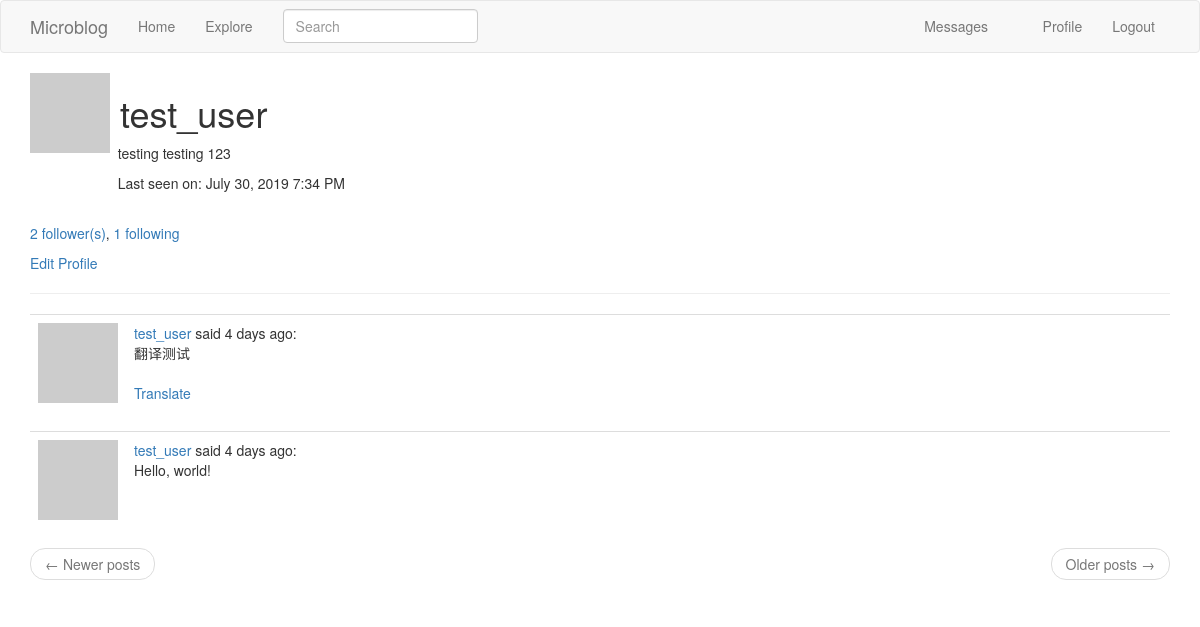
The app's page /user/test_user (signed in), older data.
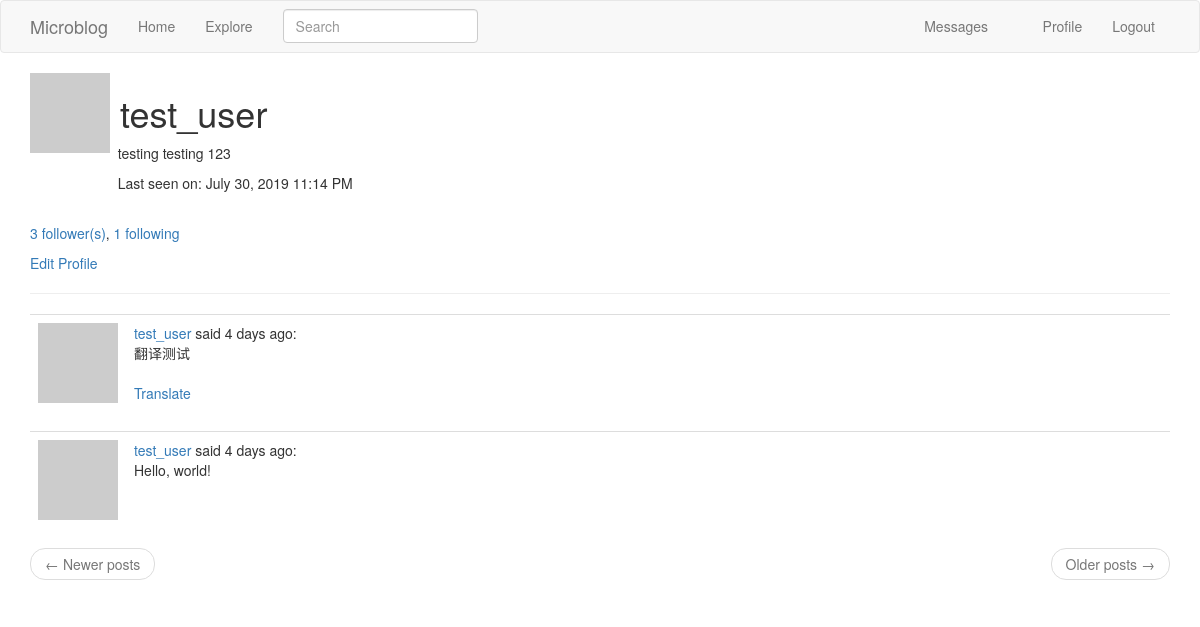
The same page, newer data.
### app/models.py (models this page shows, shortened)
class PaginatedAPIMixin(object):
    @staticmethod
    def to_collection_dict(query, page, per_page, endpoint, **kwargs):
        resources = query.paginate(page, per_page, False)
        data = {
            'items': [item.to_dict() for item in resources.items],
            '_meta': {
                'page': page,
                'per_page': per_page,
                'total_pages': resources.pages,
                'total_items': resources.total
            },
            '_links': {
                'self': url_for(endpoint, page=page, per_page=per_page, **kwargs),
                'next': url_for(endpoint, page=page+1, per_page=per_page, **kwargs) if resources.has_next else None,
                'prev': url_for(endpoint, page=page-1, per_page=per_page, **kwargs) if resources.has_prev else None
            }
        }
        return data

class User(UserMixin, PaginatedAPIMixin, db.Model):
    id = db.Column(db.Integer, primary_key=True)
    username = db.Column(db.String(64), index=True, unique=True)
    email = db.Column(db.String(120), index=True, unique=True)
    about_me = db.Column(db.String(140))
    last_seen = db.Column(db.DateTime, default=datetime.utcnow)
    password_hash = db.Column(db.String(128))
    posts = db.relationship('Post', backref='author', lazy='dynamic')
    followed = db.relationship('User', secondary=followers, primaryjoin=(followers.c.follower_id == id),
                               secondaryjoin=(followers.c.followed_id == id),
                               backref=db.backref('followers', lazy='dynamic'), lazy='dynamic')
    messages_sent = db.relationship('Message', foreign_keys='Message.sender_id',backref='author', lazy='dynamic')
    messages_received = db.relationship('Message', foreign_keys='Message.recipient_id', backref='recipient',
                                        lazy='dynamic')
    last_message_read_time = db.Column(db.DateTime)
    notifications = db.relationship('Notification', backref='user', lazy='dynamic')
    api_token = db.Column(db.String(32), index=True, unique=True)
    api_token_expiration = db.Column(db.DateTime)
    @login.user_loader
    def load_user(id):
        return User.query.get(int(id))
    def avatar(self, size):
        digest = md5(self.email.lower().encode('utf-8')).hexdigest()
        return 'https://www.gravatar.com/avatar/{}?d=identicon&s={}'.format(digest, size)
    def new_messages(self):
        last_read_time = self.last_message_read_time or datetime(1900, 1, 1)
        return Message.query.filter_by(recipient=self).filter(Message.timestamp > last_read_time).count()

### app/main/routes.py (the view, shortened to what this page needs)
@bp.route('/user/<username>', methods=['GET', 'POST'])
@login_required
def user_profile(username):
    user = User.query.filter_by(username=username).first_or_404()
    page = request.args.get('page', 1, type=int)
    posts = user.posts.order_by(Post.timestamp.desc()).paginate(page, current_app.config['POSTS_PER_PAGE'], False)
    next_url = url_for('main.user_profile', username=user.username, page=posts.next_num) if posts.has_next else None
    prev_url = url_for('main.user_profile', username=user.username, page=posts.prev_num) if posts.has_prev else None
    form = MessageForm()
    return render_template('user_profile.html', user=user, posts=posts.items, next_url=next_url, prev_url=prev_url,
                           form=form)

### app/main/forms.py
class SearchForm(FlaskForm):
    q = StringField(_l('Search'), validators=[DataRequired()])
    def __init__(self, *args, **kwargs):
        if 'formdata' not in kwargs:
            kwargs['formdata'] = request.args
        if 'csrf_enabled' not in kwargs:
            kwargs['csrf_enabled'] = False
        super(SearchForm, self).__init__(*args, **kwargs)

class MessageForm(FlaskForm):
    message = TextAreaField(_l('Send a Message'), validators=[DataRequired(), Length(min=1, max=140)])
    submit = SubmitField(_l('Send'))

### app/main/routes.py (called while the page is built)
@bp.before_app_request
def before_request():
    if current_user.is_authenticated:
        current_user.last_seen = datetime.utcnow()
        db.session.commit()
        g.search_form = SearchForm()
    g.locale = str(get_locale())

### app/models.py (called while the page is built)
    @classmethod
    def before_commit(cls, session):
        session._changes = {
            'add': list(session.new),
            'update': list(session.dirty),
            'delete': list(session.deleted)
        }

### app/templates/user_profile.html (shortened to what this page needs)
{% extends "base.html" %}
{% import 'bootstrap/wtf.html' as wtf %}
{% block app_content %}
    <table>
        <tr valign="top">
            <td><img src="{{ user.avatar(128) }}"></td>
            <td><h1>&nbsp;{{ user.username }}</h1>
                {% if user.about_me %}<p>&nbsp;&nbsp;{{ user.about_me }}</p>{% endif %}
                {% if user.last_seen %}<p>&nbsp;&nbsp;{{ _('Last seen on:') }} {{ moment(user.last_seen).format('LLL') }}</p>{% endif %}
            </td>
        </tr>
    </table>
    <br>
    <p>
        <a href="{{ url_for('main.followers', username=user.username) }}">{{ _('%(count)s follower(s)', count=user.followers.count()) }}</a>,
        <a href="{{ url_for('main.following', username=user.username) }}">{{ _('%(count)s following', count=user.followed.count()) }}</a>
    </p>
    {% if user == current_user %}
    <p><a href="{{ url_for('main.edit_profile') }}">{{ _('Edit Profile') }}</a></p>
    {% elif current_user.is_following(user) %}
    <p><a href="{{ url_for('main.unfollow', username=user.username) }}">{{ _('Unfollow') }}</a></p>
    {% else %}
    <p><a href="{{ url_for('main.follow', username=user.username) }}">{{ _('Follow') }}</a></p>
    {% endif %}
    <hr>
    {% for post in posts %}
        {% include '_post.html' %}
    {% endfor %}
    <nav aria-label="...">
        <ul class="pager">
            <li class="previous{% if not prev_url %} disabled{% endif %}">
                <a href="{{ prev_url or '#' }}">
                    <span aria-hidden="true">&larr;</span> {{ _('Newer posts') }}
                </a>
            </li>
            <li class="next{% if not next_url %} disabled{% endif %}">
                <a href="{{ next_url or '#' }}">
                    {{ _('Older posts') }} <span aria-hidden="true">&rarr;</span>
                </a>
            </li>
        </ul>
    </nav>
{% endblock %}

Row changes from the older to the newer data that the page shows:
changed User "test_user": last_seen "July 30, 2019 7:34 PM" → "July 30, 2019 11:14 PM"
Text that changed along with them:
text no longer shown: "2 follower(s)"
text now shown: "3 follower(s)"
